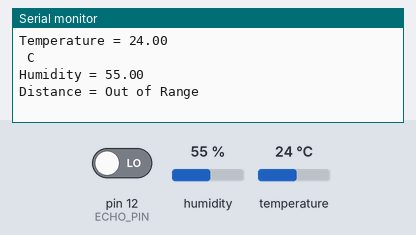
Simulated run of this sketch. Board: Arduino Uno, built with avr-gcc and run on an emulated ATmega328P. Parts: the last lines printed to the serial monitor. Inputs (shaded band) come from the test bench; at power-on: humidity 55 %, temperature 24 °C, pin 12 (ECHO_PIN) LOW.

Above: at 1.2 s.
1.3 s: humidity set to 22 %
At 2.7 s:
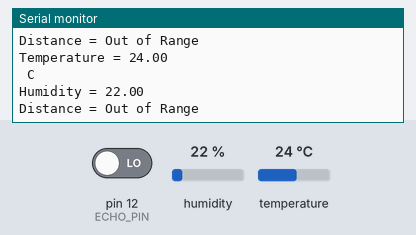
2.8 s: temperature set to 12 °C
4.3 s: humidity set to 40 %
At 6.2 s:
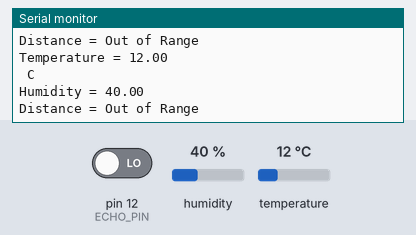
Timing chart, 0 to 7.7 s (numbered marks = the images above; inputs shaded):
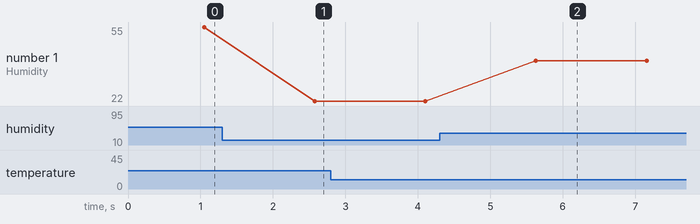

Measured:
- after the input at 1.3 s, the serial monitor: prints a new line after 1.3 s (image 1)
- after the input at 4.3 s, the serial monitor: prints a new line after 1.3 s (image 2)
- plotted number 1: 55 → 22 after the input at 1.3 s, 22 → 40 after the input at 4.3 s

The sketch:

UltraSound_sensor_complete_2.ino
```cpp
#include "dht.h";


#define DHT11_PIN 7

#define TRIG_PIN 10
#define ECHO_PIN 12
#define MAX_DIST 400

dht DHT;
//NewPing sonar(TRIG_PIN, ECHO_PIN, MAX_DIST);

float humidity; //store humidity
float temp; //stores temperature value in celcius
float duration; // store HC-SR04 pulse duration
float distance; // store distance of the objects
float speedOfSound; // calculate speed of sound in m/s
float speedOfSoundConv; // convert spped of sound to cm/ms
int iterations = 5;


void setup() {
  // put your setup code here, to run once:
  Serial.begin(9600);
}

void loop() {
  // put your main code here, to run repeatedly:
  //distance = sonar.ping_cm();
  int chk = DHT.read11(DHT11_PIN);
  humidity = DHT.humidity;
  temp = DHT.temperature;

  speedOfSound = 331.4 + (0.606 + temp) + (0.0124 * humidity);

  speedOfSoundConv = speedOfSound / 10000;


  /*
  Serial.print("Temperature = ");
  Serial.println(DHT.temperature);
  Serial.print("Humidity = ");
  Serial.println(DHT.humidity);
  */
  duration = pulseIn(ECHO_PIN, HIGH);;

  distance = (duration/2) * speedOfSoundConv;

   Serial.print("Temperature = ");
    Serial.println(DHT.temperature);
    Serial.println(" C");
    Serial.print("Humidity = ");
    Serial.println(DHT.humidity);
  Serial.print("Distance = ");

  if (distance >= 400 || distance <= 2)
  {
    Serial.println("Out of Range");
  }
  else
  {

    Serial.print(distance);
    Serial.println(" cm");
    delay(500);
  }
  delay(500);
}
```
